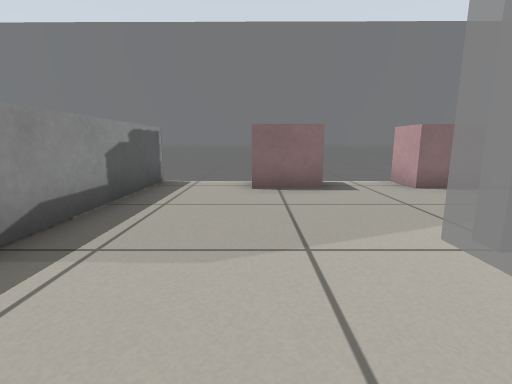
View 1 (above)

15 first-person views from a walk through a world built for the Gazebo simulator. The camera is 0.5 m above the floor, tilts 10° down and sees 85° across. The floor is counted in squares, 0.5 m on a side. Each view is taken from the middle of a square. On the plan, view 1 faces up. The plan holds only what a view shows up to about 11 squares ahead; the rest is blank. Gazebo's built-in surfaces are drawn with simple patterns. Simple shapes stand in for some stock models. Surface patterns are stand-ins for the level's own textures.

View 2
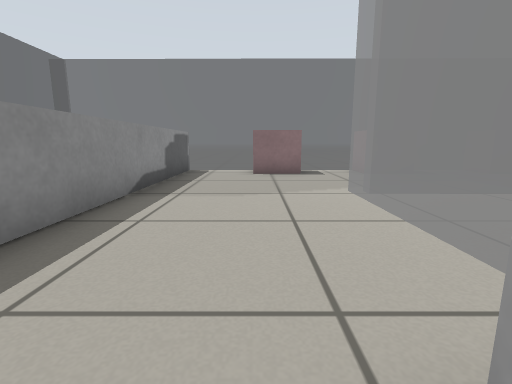

View 3
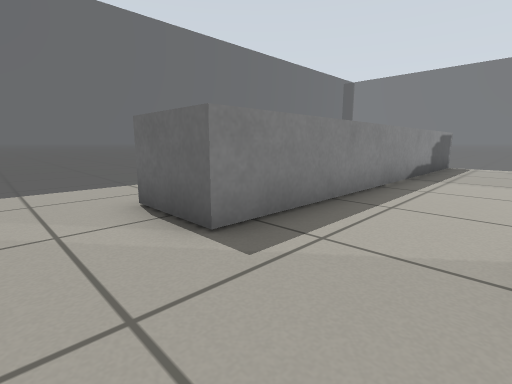

View 4
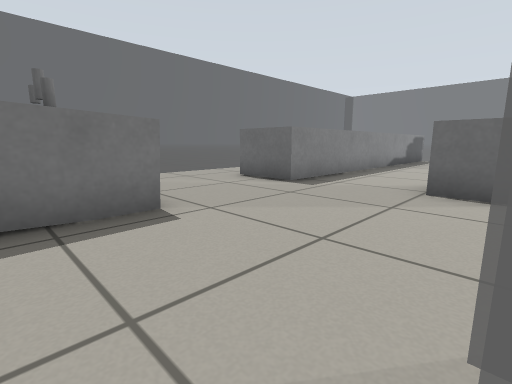

View 5
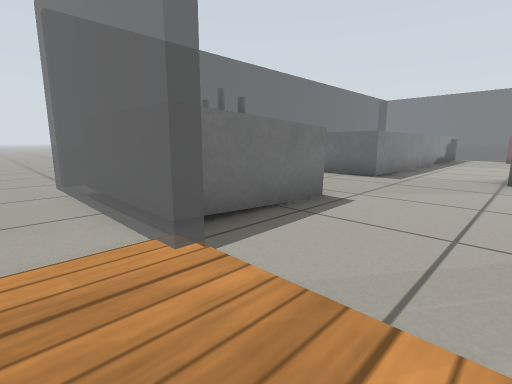

View 6
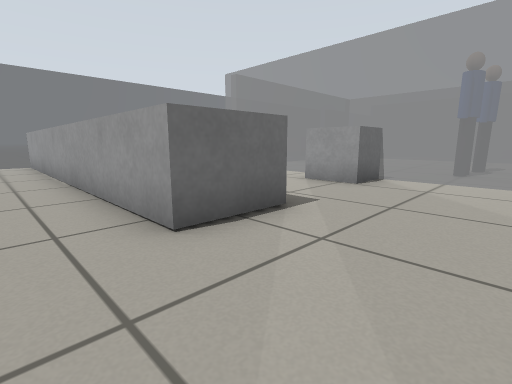

View 7
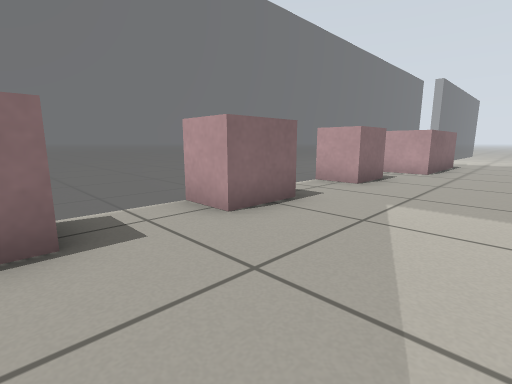

View 8
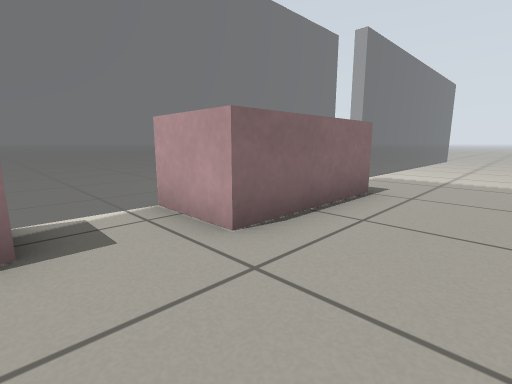

View 9
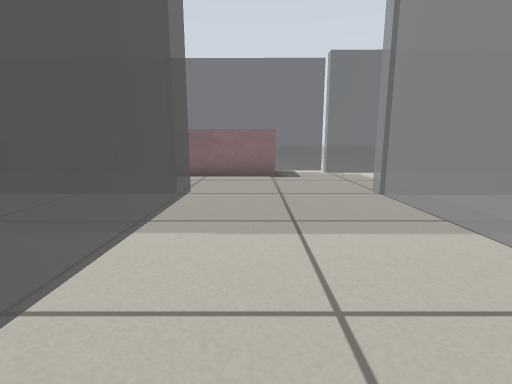

View 10
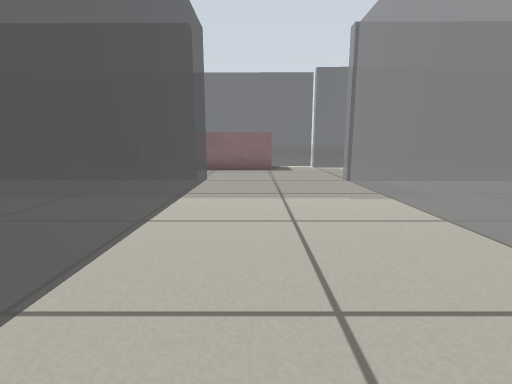

View 11
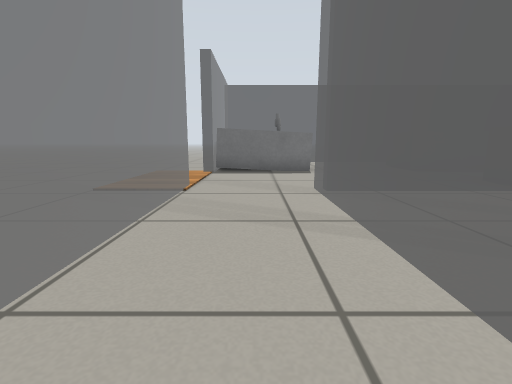

View 12
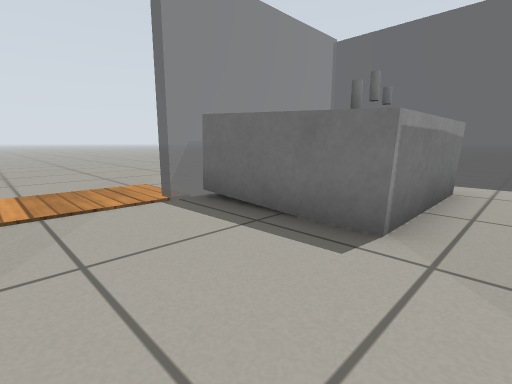

View 13
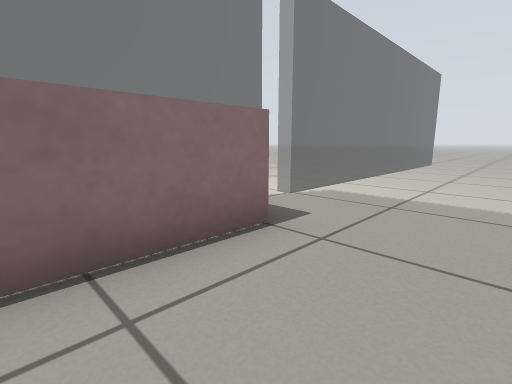

View 14
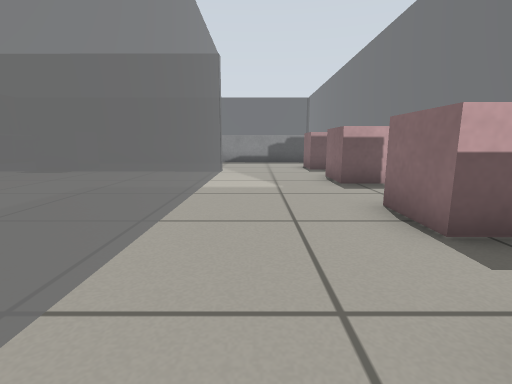

View 15
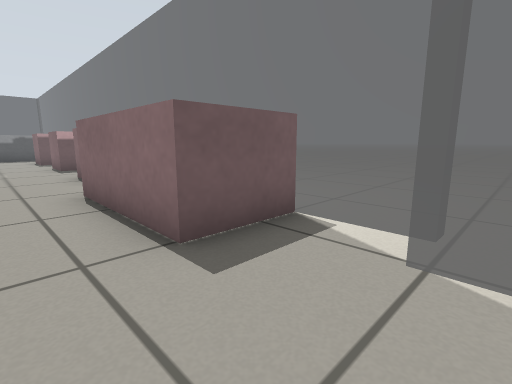

### Floor plan
Key: @ floor where view 1 was taken; # wall or solid block; . floor; = window, fence, low wall or low ledge; B grey box; C grey cylinder; T thing the floor can be seen under or through.
Columns run from 8 left of view 1 to 25 right of it. Each row starts with its distance up from view 1.
  9      .... ....  .......... ...
  8      .... ..........  ..........
  7     B # ##  ##  ##### TT .......
  6    .BB..==..==..==.=###..
  5    .BB............................
  4    .BB............................
  3   ..BB....       ..............
  2   ..BB....           ....
  1   ..BB....           .... ..
  0   ..BB..@.           .... ..
 -1   ..BB....           ....
 -2   ..BB....#          ....
 -3   ..BB...B#          ....
 -4   ..BB...B#          ...
 -5   ........            .
 -6   ........
 -7   ........
 -8   .BBBB...
 -9    CCCB.........
-10       B..........
-11    BBBB.........
-12 ..     ...
-13 .............
-14     .........
-15     ........
-16     .......
-17     ......
-18      ....

Positions as (right, up) in squares from view 1, and headings:
1: (0, 0), facing up
2: (0, -3), facing up
3: (0, -6), facing up-left
4: (2, -10), facing up-left
5: (1, -13), facing up-left
6: (-6, -7), facing up-right
7: (1, 3), facing up-right
8: (9, 3), facing up-right
9: (14, -3), facing up
10: (14, -5), facing up
11: (8, -10), facing left
12: (1, -7), facing down-left
13: (12, 3), facing up-right
14: (12, 4), facing left
15: (17, 4), facing up-left
